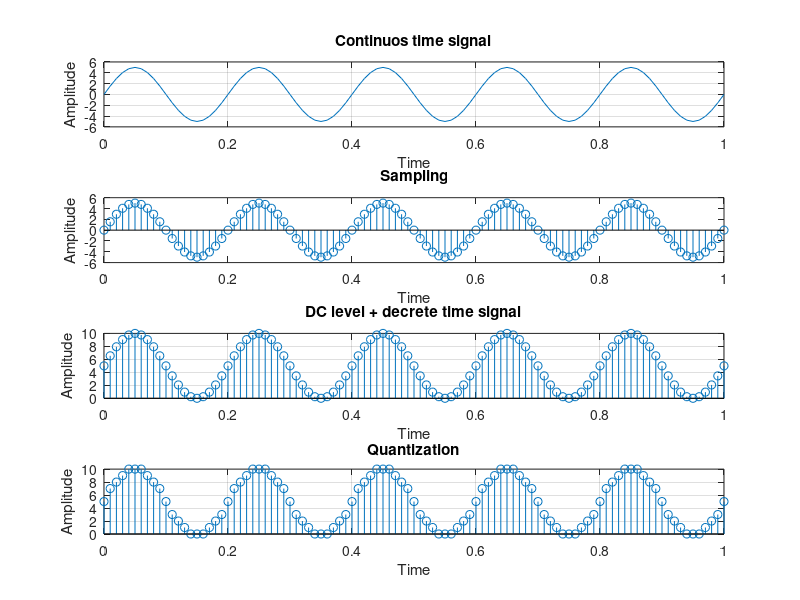

MATLAB code for this plot:
clc;
close all;
clear all;
A = 5;
f = 5;
t = 0:0.01:1;
x = A*sin(2*pi*f*t);
subplot(4,1,1);
plot(t,x);
title('Continuos time signal');
xlabel('Time');
ylabel('Amplitude');
grid on;
%%After sampling discrete time signal
subplot(4,1,2);
stem(t,x);
title('Sampling');
xlabel('Time');
ylabel('Amplitude');
%DC level + discrete time signal
x1 = A+x;
subplot(4,1,3);
stem(t,x1);
title('DC level + decrete time signal');
xlabel('Time');
ylabel('Amplitude');
grid on;
%%Quantization
x2 = round(x1);
subplot(4,1,4);
stem(t,x2);
title('Quantization');
xlabel('Time');
ylabel('Amplitude');
grid on;
%%Coding
x3 = dec2bin(x2);
disp(x3);
